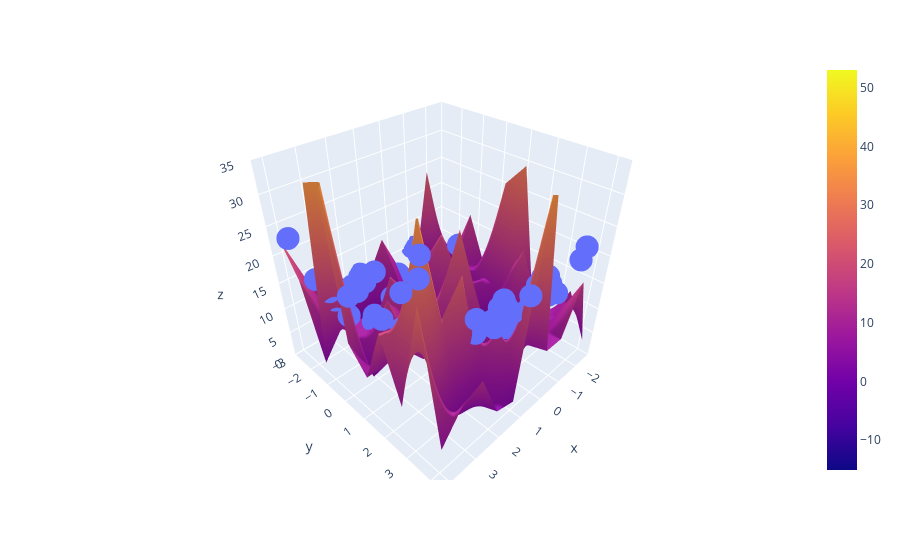

Here is the notebook cell this chart was saved with:
### Code cell
fig = px.scatter_3d(x=x.ravel(), y=y.ravel(), z=z.ravel())
fig.add_trace(go.Surface(x=x_input, y=y_input, z=z_final))
fig.update_layout(scene=dict(zaxis = dict(range=[0, 35])))
fig.show()
